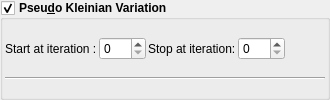
    <widget class="MyGroupBox" name="groupCheck_transf_function_enabledAy_false">
     <property name="font">
      <font>
       <weight>75</weight>
       <bold>true</bold>
      </font>
     </property>
     <property name="toolTip">
      <string/>
     </property>
     <property name="title">
      <string>Pseu&amp;do Kleinian Variation</string>
     </property>
     <property name="checkable">
      <bool>true</bool>
     </property>
     <layout class="QVBoxLayout" name="verticalLayout_34" stretch="0,0,0">
      <property name="spacing">
       <number>2</number>
      </property>
      <property name="leftMargin">
       <number>2</number>
      </property>
      <property name="topMargin">
       <number>2</number>
      </property>
      <property name="rightMargin">
       <number>2</number>
      </property>
      <property name="bottomMargin">
       <number>2</number>
      </property>
      <item>
       <layout class="QGridLayout" name="gridLayout_15">
        <item row="0" column="3">
         <widget class="MySpinBox" name="spinboxInt_transf_stop_iterations_B">
          <property name="sizePolicy">
           <sizepolicy hsizetype="Minimum" vsizetype="Maximum">
            <horstretch>0</horstretch>
            <verstretch>0</verstretch>
           </sizepolicy>
          </property>
          <property name="font">
           <font>
            <weight>50</weight>
            <bold>false</bold>
           </font>
          </property>
          <property name="maximum">
           <number>250</number>
          </property>
         </widget>
        </item>
        <item row="0" column="2">
         <widget class="QLabel" name="label_256">
          <property name="font">
           <font>
            <weight>50</weight>
            <bold>false</bold>
           </font>
          </property>
          <property name="text">
           <string>Stop at iteration:</string>
          </property>
         </widget>
        </item>
        <item row="0" column="4">
         <spacer name="horizontalSpacer_3">
          <property name="orientation">
           <enum>Qt::Horizontal</enum>
          </property>
          <property name="sizeHint" stdset="0">
           <size>
            <width>40</width>
            <height>2</height>
           </size>
          </property>
         </spacer>
        </item>
        <item row="0" column="1">
         <widget class="MySpinBox" name="spinboxInt_transf_start_iterations_B">
          <property name="sizePolicy">
           <sizepolicy hsizetype="Minimum" vsizetype="Maximum">
            <horstretch>0</horstretch>
            <verstretch>0</verstretch>
           </sizepolicy>
          </property>
          <property name="font">
           <font>
            <weight>50</weight>
            <bold>false</bold>
           </font>
          </property>
          <property name="maximum">
           <number>250</number>
          </property>
         </widget>
        </item>
        <item row="0" column="0">
         <widget class="QLabel" name="label_71">
          <property name="font">
           <font>
            <weight>50</weight>
            <bold>false</bold>
           </font>
          </property>
          <property name="text">
           <string>Start at iteration :</string>
          </property>
         </widget>
        </item>
       </layout>
      </item>
      <item>
       <layout class="QGridLayout" name="gridLayout_70">
        <property name="spacing">
         <number>2</number>
        </property>
       </layout>
      </item>
      <item>
       <widget class="Line" name="line_6">
        <property name="orientation">
         <enum>Qt::Horizontal</enum>
        </property>
       </widget>
      </item>
     </layout>
    </widget>
